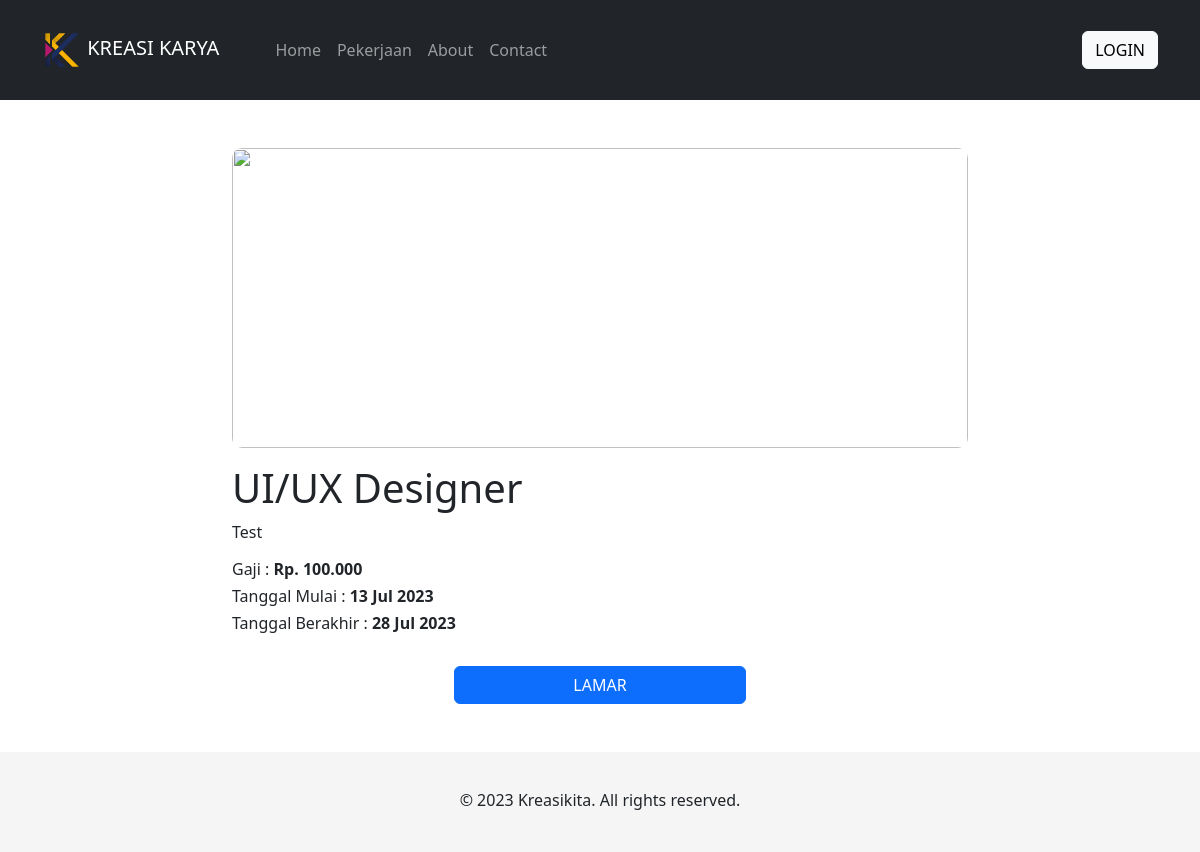
Page /detail-pekerjaan.php?id=2 on the committed database.
### tables this page shows
CREATE TABLE `pekerjaan` (
  `id_pekerjaan` int(10) NOT NULL,
  `judul_pekerjaan` text NOT NULL,
  `gaji` int(50) NOT NULL,
  `tanggal_mulai` date NOT NULL,
  `tanggal_akhir` date NOT NULL,
  `deskripsi_pekerjaan` text NOT NULL,
  `gambar` varchar(50) NOT NULL,
  `id_user` int(10) NOT NULL
);

### detail-pekerjaan.php (the view, shortened to what this page needs)
<?php
  require_once('config/koneksi.php');
  $id = $_GET['id'];
  $sql = "SELECT * FROM pekerjaan WHERE id_pekerjaan='$id'";
  $result = $conn->query($sql);
  $rows = $result->fetch_all(MYSQLI_ASSOC);
  function formatGaji($gaji)
    {
        $formattedGaji = number_format($gaji, 0, ',', '.');
        return 'Rp. ' . $formattedGaji;
    }
    function formatTanggal($tanggal)
    {
        $formattedTanggal = date('d M Y', strtotime($tanggal));
        return $formattedTanggal;
    }
?>
<!DOCTYPE html>
<html lang="en">
  <head>
    <link
      href="https://cdn.jsdelivr.net/npm/bootstrap@5.3.0/dist/css/bootstrap.min.css"
      rel="stylesheet"
    />
    <link rel="stylesheet" href="assets/css/style.css" />
  </head>
  <body>
    <?php
    include 'partials/navbar.php';
    ?>
    <div class="mt-5 container list-desain">
      <div class="row">
        <div class="col-8 mx-auto">
            <img src="assets/user/pekerjaan/file_64b0235e15e4d.png" class="img-pekerjaan-detail" alt="">
          <h1 class="mt-3"><?= $rows[0]['judul_pekerjaan']?></h1>
          <p><?= $rows[0]['deskripsi_pekerjaan']?></p>
          <h6 class="mt-2">Gaji : <span class="fw-bold"> <?= formatGaji($rows[0]['gaji'])?></span></h6>
          <h6 class="mt-2">Tanggal Mulai : <span class="fw-bold"> <?= formatTanggal($rows[0]['tanggal_mulai'])?></span></h6>
          <h6 class="mt-2">Tanggal Berakhir : <span class="fw-bold"><?= formatTanggal($rows[0]['tanggal_akhir'])?></span></h6>
          <div class="row">
            <div class="col-5 mx-auto mt-4">
              <form action="" method="post">
              <button class="btn col-12 btn-primary" type="submit" name="lamar">Lamar</button>
              </form>
          </div>
          </div>
        </div>
      </div>
    </div>
      <?php include('partials/footer.php')?>
  </body>
</html>

### assets/css/style.css (style rules this page uses)
.img-pekerjaan-detail { width: 100%; height: 300px; object-fit: cover; border-radius: 10px; }

### partials/navbar.php (style rules this page uses)
.btn { text-transform: uppercase; }

### rows in the picture
pekerjaan: judul_pekerjaan "UI/UX Designer", deskripsi_pekerjaan "Test", gaji "Rp. 100.000", tanggal_mulai "13 Jul 2023", tanggal_akhir "28 Jul 2023"
